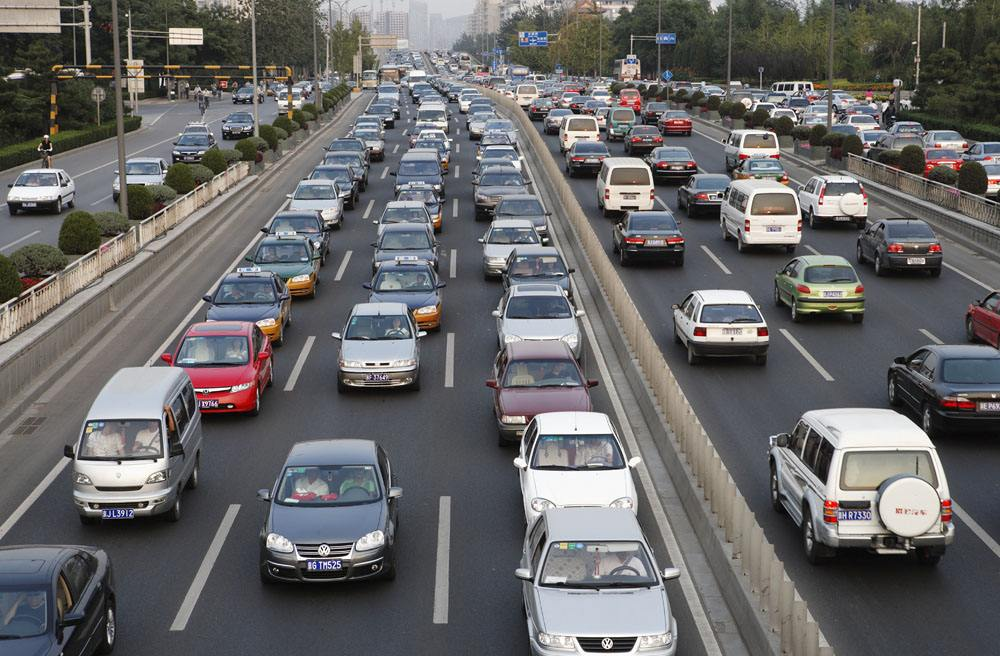
//> input picture 1.jpg, 1000 x 656 px, given in place of 4.mp4, which was not available
$ ./cascade   (built with g++ and OpenCV 4)
//> lines starting //> are read from the running program, lines starting //| are printed output that depends on the picture; after the words box and inside, x2 and y2 are one past the last pixel; in counts of white or black regions, pixels touching at a corner belong together; pictures that were not available may be replaced by others from this repository, and a replacement may not be noted


// ConsoleApplication1.cpp : 定义控制台应用程序的入口点。
//

#include "stdafx.h"
#include<iostream>
#include<opencv2\core\core.hpp>
#include<opencv2\opencv.hpp>
#include<opencv2\highgui.hpp>
#include<opencv2/objdetect/objdetect.hpp>
#include<cv.h>
#include<stdio.h>
#include<ctime>
using namespace std;
using namespace cv;

String car_config_name = "cascade550_1000_25.xml"; //设置分类器模型路径
CascadeClassifier car_cascade;
vector<Rect> cars;
VideoCapture capture;
//vector<vector<Point>> assemble1(4);
//vector<vector<Point>> assemble2(4);
Point lane1_point1 = Point(334, 0);//定义第一条车道线
Point lane1_point2 = Point(330, 720);
Point lane2_point1 = Point(334, 0);//定义第二条车道线
Point lane2_point2 = Point(330, 720);
CvPoint  CrossPoint(const CvPoint line1, const CvPoint line2, const CvPoint line3, const CvPoint line4);
double cal_area(int xup_length, int xbottom_length, int y_height);

int FLAG = 0;//switch video or image
static double ratio;

int main()
{
	//static int point_x;
	//double tmpx = 103 * point_x - 34505;//定义车道线位置
	if (FLAG == 0)
	{
		capture.open("4.mp4");
		Mat img;
		Mat img_gray;

		if (capture.isOpened())  //判断视频是否成功打开
		{
			clock_t startTime, endTime;

			Size sWH = Size((int)capture.get(CV_CAP_PROP_FRAME_WIDTH), (int)capture.get(CV_CAP_PROP_FRAME_HEIGHT));// get the frame size
			VideoWriter writer; // 定义视频
			writer.open("test_out.avi", CV_FOURCC('M', 'P', '4', '2'), 25.0, sWH, true); // 初始化视频参数;

			bool a = car_cascade.load(car_config_name);
			while (capture.grab()) //capture.grab() 从视频文件或捕获设备中抓取下一个帧，假如调用成功返回true。
			{

				startTime = clock();//计时开始
				capture >> img;
//> img is the input picture: 656 rows x 1000 cols, CV_8UC3; mean B, G, R 103.5, 103.1, 104
				//imshow("original", img);
				if (img.empty())
				{
					printf(" --(!) No captured frame -- Break!"); break;
				}
				else
				{
					cout << "video opened" << endl;
				}
				//imshow("img", img);
				cvtColor(img, img_gray, CV_BGR2GRAY);//转化成灰度图来加快车辆识别的速度
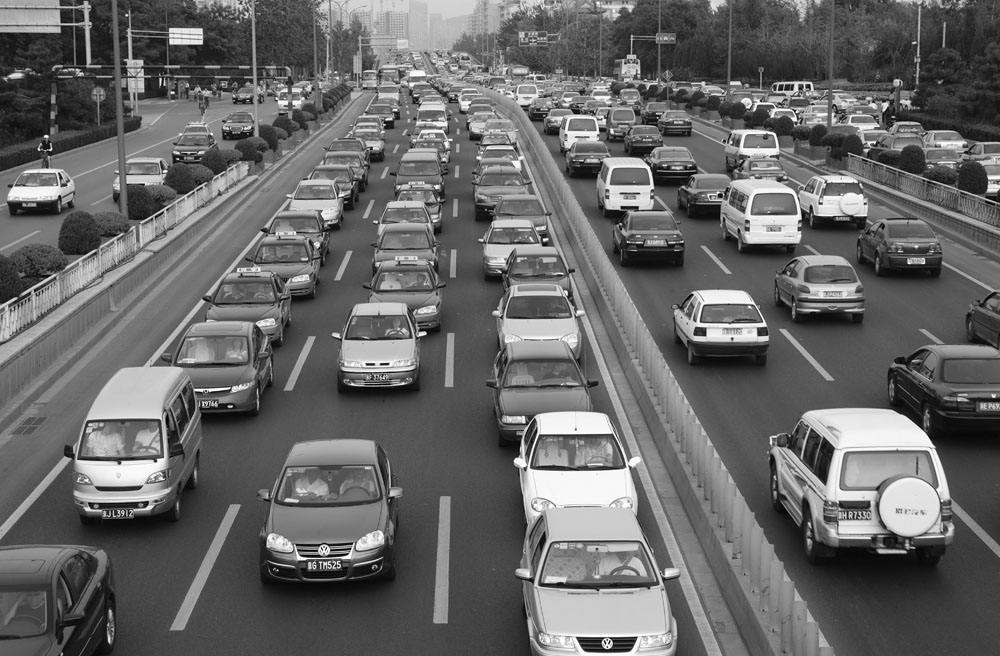
//> img_gray: 656 rows x 1000 cols, CV_8UC1; min 0, max 255, mean 103.4
				equalizeHist(img_gray, img_gray);   //直方图均衡化
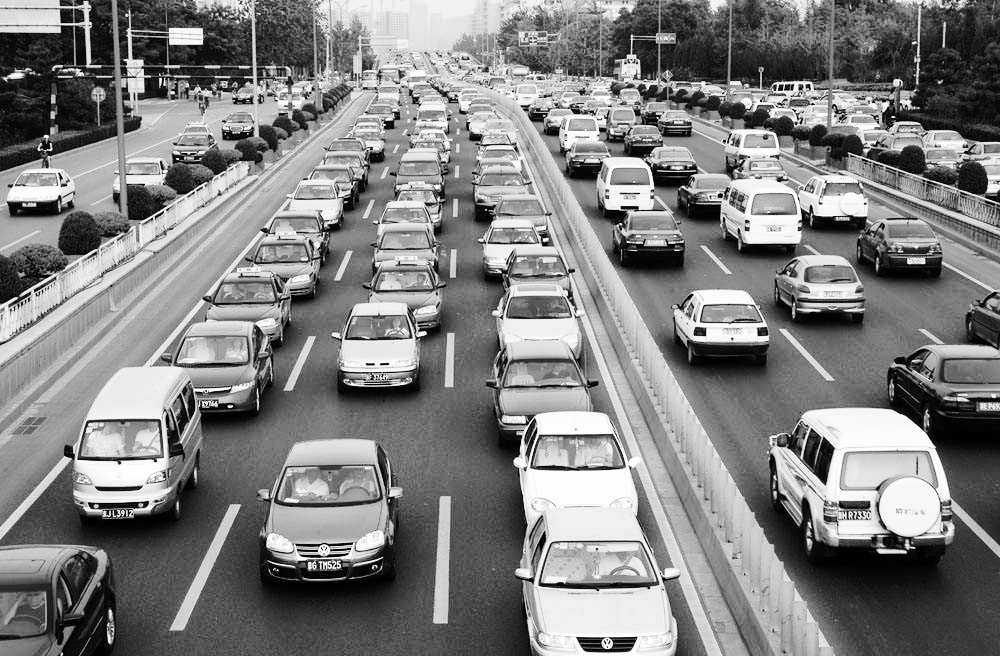
//> img_gray: 656 rows x 1000 cols, CV_8UC1; min 0, max 255, mean 128.3
													//imshow("gray", img_gray);
													//waitKey(0);
				car_cascade.detectMultiScale(img_gray, cars, 1.1, 3, 0 | CV_HAAR_SCALE_IMAGE, Size(30, 30));
//> cars = 7 Rects (x, y, width, height): [482, 266, 67, 67], [152, 307, 73, 73], [480, 330, 74, 74], [50, 392, 87, 87], [508, 407, 74, 74], [252, 436, 83, 83], [512, 520, 80, 80]
				////face_cascade.detectMultiScale(img_gray, faces, 1.1, 3, CV_HAAR_SCALE_IMAGE, Size(64, 64));//进行人脸检测，出错的地方
				cout << "2" << endl;
				for (int i = 0; i < cars.size(); ++i)
				{
					//画车辆框
					Point p1 = Point(cars[i].x, cars[i].y);//左上角
					Point p4 = Point(cars[i].x + cars[i].width, cars[i].y + cars[i].height);//右下角
					Point p2 = Point(cars[i].x + cars[i].width, cars[i].y);//右上角
					Point p3 = Point(cars[i].x, cars[i].y + cars[i].height);//左下角
					rectangle(img, p1, p4, Scalar(255, 0, 0), 2, 8, 0);
					//判断是否变道
					//Point center_point = Point(cars[i].x + 0.5*cars[i].width, cars[i].y+0.5*cars[i].height);//这句可优化，回头再写
					//point_x = cars[i].x + 0.5*cars[i].width;

					Point cross_point1 = CrossPoint(lane1_point1, lane1_point2, p1, p2);//求上边框交点
					Point cross_point2 = CrossPoint(lane1_point1, lane1_point2, p3, p4);//solve bottom cross point
																						//cout << "cross point"<< cross_point1 << cross_point2 << endl;

					if (cross_point1.x == 0 || cross_point2.x == 0)//judge the cross point existance start
					{
						continue;
					}
					else
					{
						// [6 lines of commented-out code are left out]

						double area1 = cal_area(abs(cross_point1.x - p1.x), abs(cross_point2.x - p3.x), p3.y - p1.y);
						double area2 = cal_area(abs(cross_point1.x - p2.x), abs(cross_point2.x - p4.x), p3.y - p1.y);
						// [5 lines of commented-out code are left out]
						if (area1 > area2) //计算矩形被车道线分割后的小面积与大面积的比值
							ratio = area2 / area1;
						else
							ratio = area1 / area2;
						if (ratio > 0.3)//judge change labne or not and put text，如果比值大于0.3则正在换道
						{
							putText(img, "change lane", p1, FONT_HERSHEY_SIMPLEX, 1, Scalar(0, 0, 255), 2, 8);//在图片上写文字
							cout << "change lane" << endl;
						}
						else
						{
							continue;
						}
					}//judge the cross point existance end

				}
//> this loop made 7 passes
//> (p1, p4, p2, p3, x_denominator in CrossPoint, x_member in CrossPoint, y_denominator in CrossPoint, y_member in CrossPoint) on pass 6: (Point(252, 436), Point(335, 519), Point(335, 436), Point(252, 519), 59760, 19815088, -59760, -26055360)
//> (p1, p4, p2, p3, x_denominator in CrossPoint, x_member in CrossPoint, y_denominator in CrossPoint, y_member in CrossPoint) on passes 1, 2, 3, 4, 5, 7: (Point(482, 266), Point(549, 333), Point(549, 266), Point(482, 333), 48240, 16040872, -48240, -12831840), (Point(152, 307), Point(225, 380), Point(225, 307), Point(152, 380), 52560, 17465396, -52560, -16135920), (Point(480, 330), Point(554, 404), Point(554, 330), Point(480, 404), 53280, 17697840, -53280, -17582400), (Point(50, 392), Point(137, 479), Point(137, 392), Point(50, 479), 62640, 20785344, -62640, -24554880), (Point(508, 407), Point(582, 481), Point(582, 407), Point(508, 481), 53280, 17675048, -53280, -21684960), (Point(512, 520), Point(592, 600), Point(592, 520), Point(512, 600), 57600, 19072000, -57600, -29952000)
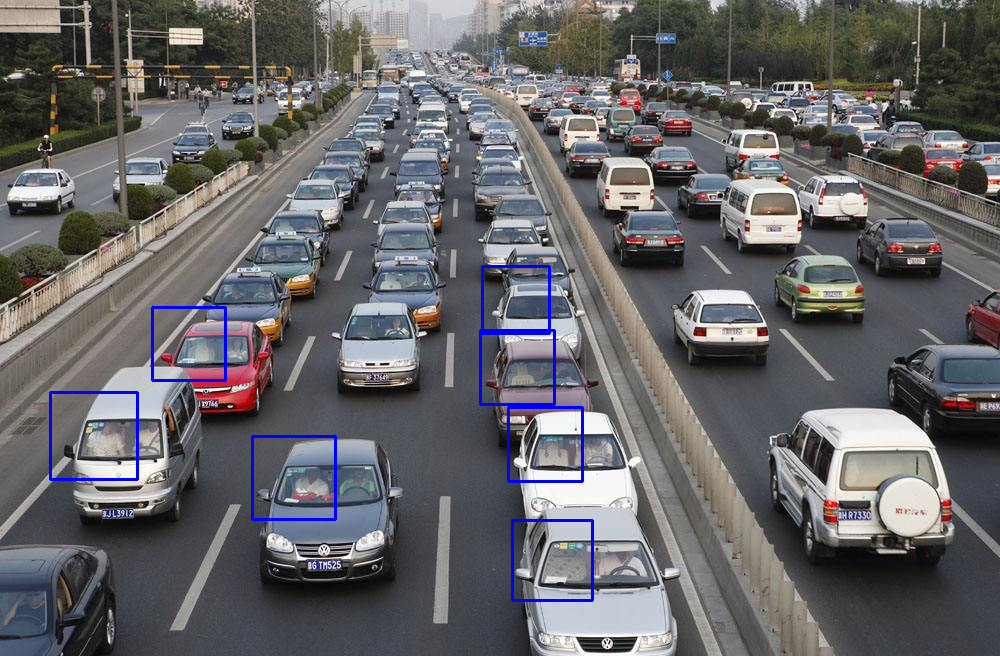
//> img: 656 rows x 1000 cols, CV_8UC3; 0.98% of pixels changed, all inside (x1, y1, x2, y2) = (49, 265, 594, 602)


				endTime = clock();//计时结束
				cout << "The run time is: " << (double)(endTime - startTime) / CLOCKS_PER_SEC << "s" << endl;
				imshow("result", img);
				writer << img;//将检测完的每一帧写入视频
				//waitKey(1000);
				int c = waitKey(10);
//> the Esc key is pressed
				if ((char)c == 'c') { break; }

			}
			writer.release();
		}


		//return 0;
	}
	else
	{
		Mat img;
		Mat img_gray;
		img = imread("2.jpg");

		assert(!img.empty());
		cout << "image opened" << endl;
		//assert(face_cascade.load(face_config_name));
		bool a = car_cascade.load(car_config_name);
		//Mat img_gray;

		cvtColor(img, img_gray, CV_BGR2GRAY);//转化成灰度图来加快车辆识别的速度
		equalizeHist(img_gray, img_gray);   //直方图均衡化
		imshow("gray", img_gray);
		//waitKey(0);
		car_cascade.detectMultiScale(img_gray, cars, 1.1, 3, 0 | CV_HAAR_SCALE_IMAGE, Size(30, 30));
		//face_cascade.detectMultiScale(img_gray, faces, 1.1, 3, CV_HAAR_SCALE_IMAGE, Size(64, 64));//进行人脸检测，出错的地方
		cout << "2" << endl;
		for (int i = 0; i < cars.size(); ++i)
		{
			Point p1 = Point(cars[i].x, cars[i].y);
			Point p4 = Point(cars[i].x + cars[i].width, cars[i].y + cars[i].height);

			rectangle(img, p1, p4, Scalar(255, 0, 0), 2, 8, 0);
		}
		imshow("View", img);
		waitKey(0);
		return 0;
	}
	return 0;
}

//求两线段交点
CvPoint CrossPoint(const CvPoint line1, const CvPoint line2, const CvPoint line3, const CvPoint line4) //交点
{
	double x_member, x_denominator, y_member, y_denominator;
	CvPoint cross_point;
	x_denominator = line4.x*line2.y - line4.x*line1.y - line3.x*line2.y + line3.x*line1.y
		- line2.x*line4.y + line2.x*line3.y + line1.x*line4.y - line1.x*line3.y;

	x_member = line3.y*line4.x*line2.x - line4.y*line3.x*line2.x - line3.y*line4.x*line1.x + line4.y*line3.x*line1.x
		- line1.y*line2.x*line4.x + line2.y*line1.x*line4.x + line1.y*line2.x*line3.x - line2.y*line1.x*line3.x;

	if (x_denominator == 0)
		cross_point.x = 0;
	else
		cross_point.x = x_member / x_denominator;
	//限制横坐标x的范围在线段内，否则就是直线相交的判断了
	if (cross_point.x < line3.x || cross_point.x > line4.x)
	{
		cross_point.x = 0;
	}
	//

	y_denominator = line4.y*line2.x - line4.y*line1.x - line3.y*line2.x + line1.x*line3.y
		- line2.y*line4.x + line2.y*line3.x + line1.y*line4.x - line1.y*line3.x;

	y_member = -line3.y*line4.x*line2.y + line4.y*line3.x*line2.y + line3.y*line4.x*line1.y - line4.y*line3.x*line1.y
		+ line1.y*line2.x*line4.y - line1.y*line2.x*line3.y - line2.y*line1.x*line4.y + line2.y*line1.x*line3.y;

	if (y_denominator == 0)
		cross_point.y = 0;
	else
		cross_point.y = y_member / y_denominator;

	return cross_point;  //平行返回(0,0)
}


//计算面积
double cal_area(int xup_length, int xbottom_length, int y_height)
{
	double area = 0.5*(xup_length + xbottom_length)*y_height;
	return area;
}
